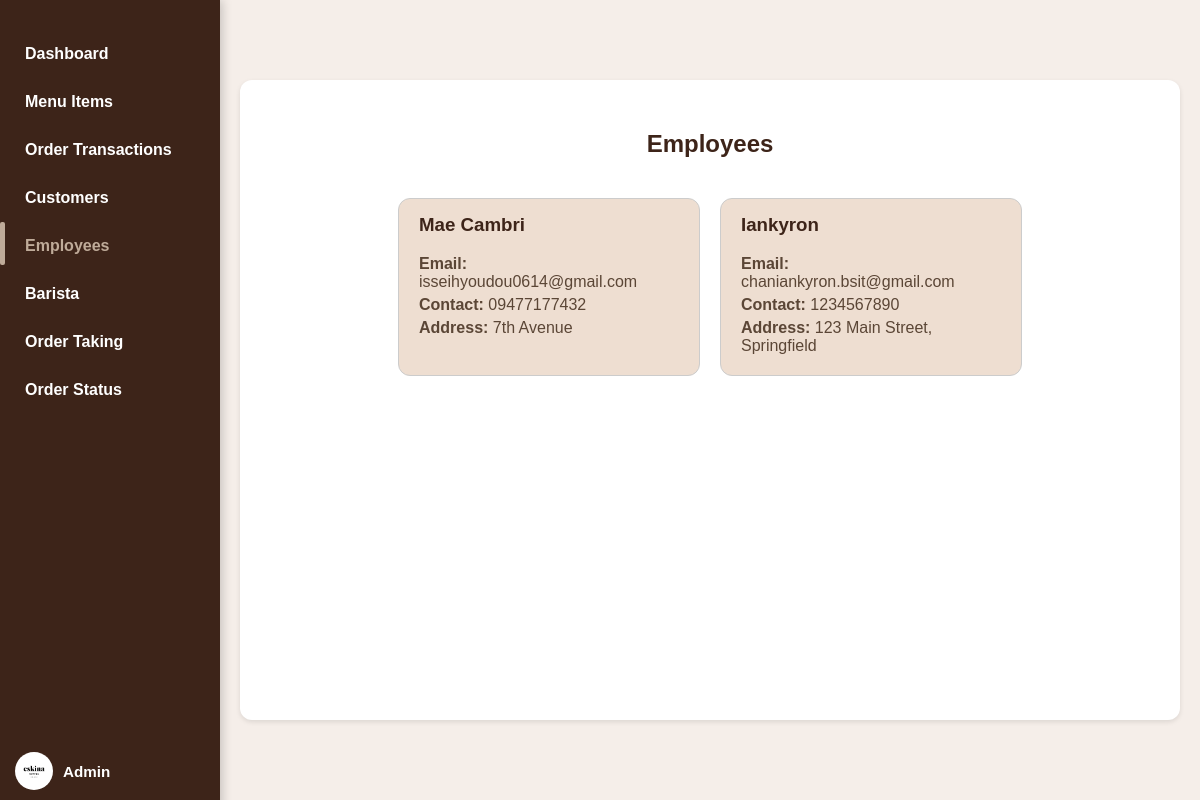
Page /Cafe/admin/employees.php (signed in) on the committed database.
### tables this page shows
CREATE TABLE `users` (
  `id` int(11) NOT NULL,
  `full_name` varchar(100) NOT NULL,
  `email` varchar(100) NOT NULL,
  `contact` varchar(20) DEFAULT NULL,
  `address` varchar(255) DEFAULT NULL,
  `username` varchar(50) NOT NULL,
  `password` varchar(255) NOT NULL,
  `role` enum('admin','barista') NOT NULL DEFAULT 'barista',
  `created_at` timestamp NOT NULL DEFAULT current_timestamp(),
  `remember_token` varchar(255) DEFAULT NULL
);

CREATE TABLE `accounts` (
  `id` int(11) NOT NULL,
  `full_name` varchar(150) NOT NULL,
  `email` varchar(150) NOT NULL,
  `contact` varchar(20) DEFAULT NULL,
  `address` text DEFAULT NULL,
  `username` varchar(100) NOT NULL,
  `password` varchar(255) NOT NULL,
  `created_at` timestamp NOT NULL DEFAULT current_timestamp(),
  `remember_token` varchar(255) DEFAULT NULL
);

### Cafe/admin/employees.php (the view, shortened to what this page needs)
<?php
include '../config.php';
$query = "SELECT username FROM users WHERE id = 30 LIMIT 1";
$result = mysqli_query($conn, $query);
$adminName = ($result && mysqli_num_rows($result) > 0) ? htmlspecialchars(mysqli_fetch_assoc($result)['username']) : "Unknown";
?>
<!DOCTYPE html>
<html lang="en">
<head>
<link rel="stylesheet" href="./css/employee.css">
</head>
<body>
<div class="main-layout">
  <aside class="sidebar">
    <ul>
      <li class="<?= basename($_SERVER['PHP_SELF']) == 'admin_dashboard.php' ? 'active' : '' ?>">
        <a href="admin_dashboard.php">Dashboard</a>
      </li>
      <li class="<?= basename($_SERVER['PHP_SELF']) == 'menu_items.php' ? 'active' : '' ?>">
        <a href="menu_items.php">Menu Items</a>
      </li>
      <li class="<?= basename($_SERVER['PHP_SELF']) == 'orders.php' ? 'active' : '' ?>">
        <a href="orders.php">Order Transactions</a>
      </li>
      <li class="<?= basename($_SERVER['PHP_SELF']) == 'customers.php' ? 'active' : '' ?>">
        <a href="customers.php">Customers</a>
      </li>
      <li class="<?= basename($_SERVER['PHP_SELF']) == 'employees.php' ? 'active' : '' ?>">
        <a href="employees.php">Employees</a>
      </li>
      <li class="<?= basename($_SERVER['PHP_SELF']) == 'create_barista.php' ? 'active' : '' ?>">
        <a href="create_barista.php">Barista</a>
      </li>
      <li class="<?= basename($_SERVER['PHP_SELF']) == 'admin_order.php' ? 'active' : '' ?>">
        <a href="admin_order.php">Order Taking</a>
      </li>
      <li class="<?= basename($_SERVER['PHP_SELF']) == 'admin_serve.php' ? 'active' : '' ?>">
        <a href="admin_serve.php">Order Status</a>
      </li>
    </ul>
    <div class="sidebar-logo">
      <img src="./images/eslogo.jpg" class="logo-img" id="logoutLogo" alt="Logo">
      <span class="admin-name"><?= $adminName ?></span>
    </div>
  </aside>
  <main class="content">
  <h2>Employees</h2>
  <div class="employee-container">
    <?php
    $sql = "SELECT id, full_name, email, contact, address FROM accounts";
    $result = $conn->query($sql);
    if ($result->num_rows > 0) {
        while ($row = $result->fetch_assoc()) {
            echo '<a href="employees_dtr.php?user_id=' . $row['id'] . '" class="employee-card">';
            echo '<h3>' . htmlspecialchars($row['full_name']) . '</h3>';
            echo '<p><strong>Email:</strong> ' . htmlspecialchars($row['email']) . '</p>';
            echo '<p><strong>Contact:</strong> ' . htmlspecialchars($row['contact']) . '</p>';
            echo '<p><strong>Address:</strong> ' . htmlspecialchars($row['address']) . '</p>';
            echo '</a>';
        }
    } else {
        echo '<p>No employees found.</p>';
    }
    ?>
  </div>
</main>
</div>
</body>
</html>

### Cafe/admin/css/employee.css (style rules this page uses)
body { margin: 0; font-family: Arial, sans-serif; background: #f5eee9; color: #333; min-height: 100vh; }
.main-layout { display: flex; justify-content: center; align-items: center; min-height: 100vh; margin-left: 220px; background: #f5eee9; box-sizing: border-box; padding: 20px; }
.sidebar { background: #3D2419; width: 220px; height: 100vh; padding: 30px 0; position: fixed; top: 0; left: 0; display: flex; flex-direction: column; align-items: flex-start; box-shadow: 2px 0 10px rgba(0,0,0,0.2); z-index: 5; }
.sidebar ul { list-style: none; padding: 0; margin: 0; width: 100%; }
.sidebar li { width: 100%; }
.sidebar a { display: block; width: 100%; padding: 15px 25px; color: #fff; font-weight: 600; text-decoration: none; font-size: 1rem; transition: all 0.3s ease; position: relative; }
.sidebar a::before { content: ''; position: absolute; left: 0; top: 0; height: 90%; width: 5px; background: #BFAB99; transform: scaleY(0); transition: transform 0.3s ease; border-radius: 2px; }
.sidebar a:hover, .sidebar li.active a { color: #BFAB99; }
.sidebar a:hover::before, .sidebar li.active a::before { transform: scaleY(1); }
.sidebar-logo { position: absolute; bottom: 70px; left: 15px; display: flex; align-items: center; gap: 10px; color: #fff; font-weight: bold; font-size: 1rem; }
.sidebar-logo .logo-img { width: 38px; height: 38px; border-radius: 50%; cursor: pointer; transition: transform 0.2s ease, box-shadow 0.2s ease; }
.admin-name { font-size: 0.95rem; font-weight: bold; color: #fff; text-transform: capitalize; }
.content { width: 100%; max-width: 1100px; background: #fff; border-radius: 12px; box-shadow: 0 2px 5px rgba(0,0,0,0.1); padding: 30px; box-sizing: border-box; overflow-x: hidden; min-height: 80vh; margin: 0 auto; display: flex; flex-direction: column; justify-content: flex-start; align-items: center; }
.content h2 { text-align: center; color: #3D2419; font-weight: bold; margin-bottom: 20px; }
.employee-container { display: flex; flex-wrap: wrap; justify-content: center; gap: 20px; width: 100%; margin-top: 20px; }
.employee-card { display: block; width: 260px; border: 1px solid #ccc; border-radius: 12px; padding: 15px 20px; background: #eeded1; color: #3D2419; text-decoration: none; transition: transform 0.2s, box-shadow 0.2s; }
.employee-card h3 { margin-top: 0; color: #3D2419; }
.employee-card p { margin: 5px 0; color: #5b4636; }
@media (min-width: 1025px) { .sidebar { left: 0; position: fixed; } }
@media (min-width: 1025px) { .main-layout { margin-left: 220px; } }

### rows in the picture
users: username "Admin"
accounts: full_name "Mae Cambri", email "isseihyoudou0614@gmail.com", contact "09477177432", address "7th Avenue"
accounts: full_name "Iankyron", email "chaniankyron.bsit@gmail.com", contact "1234567890", address "123 Main Street, Springfield"
